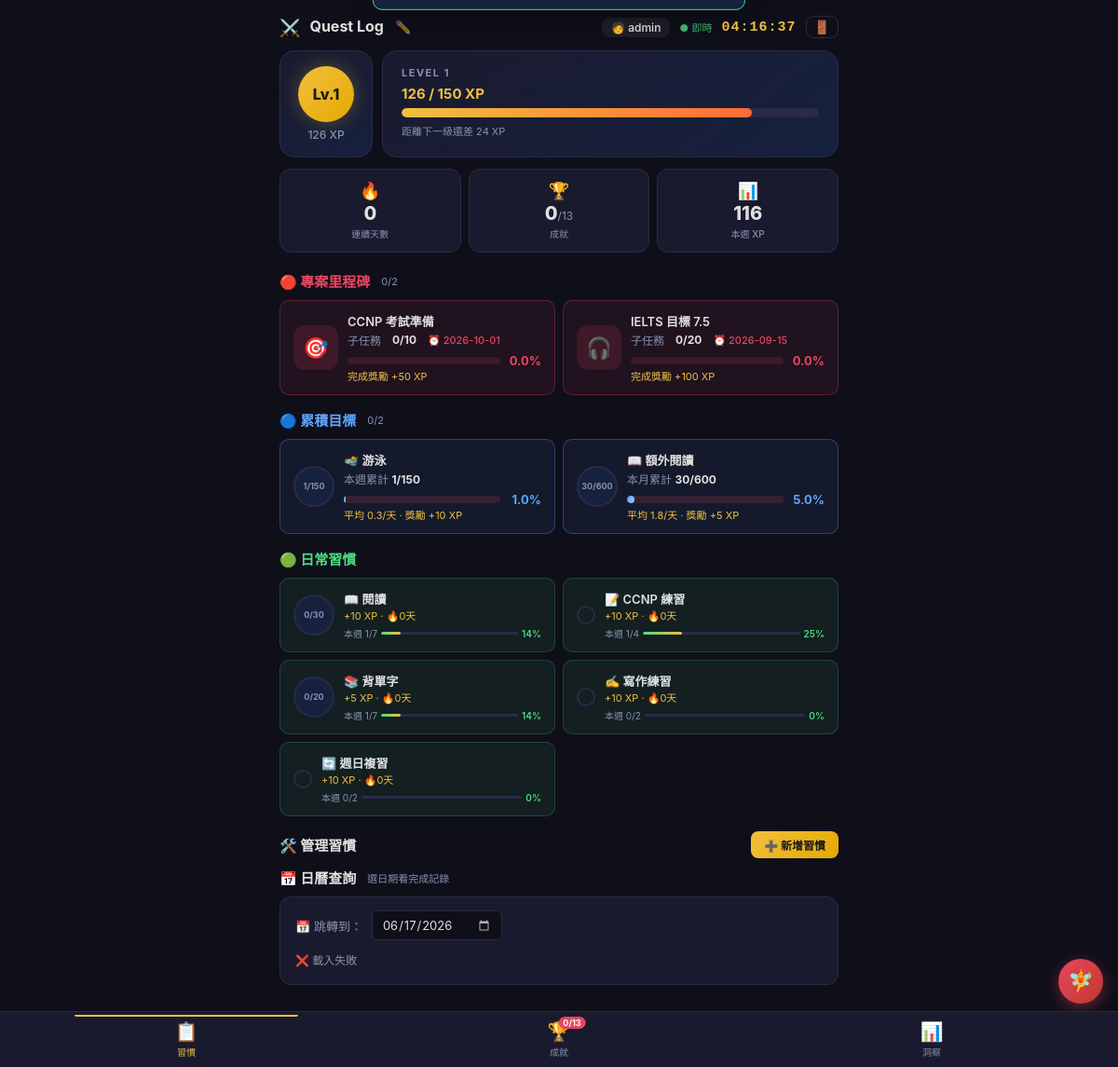
The page / (signed in) on the database its author committed.
### tables this page shows
CREATE TABLE users (
            id INTEGER PRIMARY KEY AUTOINCREMENT,
            username TEXT UNIQUE NOT NULL,
            pin_hash TEXT NOT NULL,
            avatar_emoji TEXT DEFAULT '🧑',
            created_at TIMESTAMP DEFAULT CURRENT_TIMESTAMP
        );

CREATE TABLE habits (
            id INTEGER PRIMARY KEY AUTOINCREMENT,
            user_id INTEGER NOT NULL,
            name TEXT NOT NULL,
            icon TEXT DEFAULT '📌',
            type TEXT NOT NULL DEFAULT 'yesno',
            schedule_type TEXT NOT NULL DEFAULT 'daily',
            schedule_value INTEGER DEFAULT 1,
            target_value INTEGER DEFAULT 1,
            base_xp INTEGER DEFAULT 10,
            category TEXT DEFAULT 'daily',
            sort_order INTEGER DEFAULT 0,
            is_active INTEGER DEFAULT 1,
            created_at TIMESTAMP DEFAULT CURRENT_TIMESTAMP, "group" TEXT DEFAULT NULL, deadline TEXT DEFAULT NULL, "scope" TEXT DEFAULT NULL, best_streak TEXT DEFAULT NULL,
            FOREIGN KEY (user_id) REFERENCES users(id)
        );

### routes/dashboard.py (the view)
@bp.route('/')
def dashboard():
    user_id = session.get('user_id')
    if not user_id:
        return redirect('/login')
    db = get_db()
    user = db.execute("SELECT * FROM users WHERE id=?", (user_id,)).fetchone()
    if not user:
        session.clear()
        return redirect('/login')
    xp = get_total_xp(user_id)
    level = get_level(xp)
    date_str = today()
    site_title = 'Quest Log'
    all_habits = db.execute(
        'SELECT * FROM habits WHERE user_id=? AND is_active=1 ORDER BY sort_order',
        (user_id,)
    ).fetchall()
    milestone_habits = [h for h in all_habits if h['group'] == 'milestone']
    target_habits = [dict(h) for h in all_habits if h['group'] == 'target']
    daily_habits = [dict(h) for h in all_habits if h['group'] == 'daily']
    today_log = {
        r['habit_id']: dict(r) for r in db.execute(
            'SELECT hl.*, h.name, h.icon, h.type, h.target_value FROM habit_log hl '
            'JOIN habits h ON hl.habit_id=h.id '
            'WHERE hl.user_id=? AND hl.date=?',
            (user_id, date_str)
        ).fetchall()
    }
    task_progress = {}
    done_ids = set()
    for h in all_habits:
        log = today_log.get(h['id'])
        tid = h['id']
        if h['type'] == 'yesno':
            done = log is not None
            if done:
                done_ids.add(tid)
        elif h['type'] == 'number':
            val = log['value'] if log else 0
            done = val >= h['target_value']
            if done:
                done_ids.add(tid)
        else:  # timer
            val = log['value'] if log else 0
            done = val >= h['target_value']
            if done:
                done_ids.add(tid)
            progress_ring = f"{val}/{h['target_value']}"
        streak = get_habit_streak(user_id, h['id'])
        task_progress[tid] = {
            'current': log['value'] if log else 0,
            'target': h['target_value'],
            'done': done,
            'streak': streak,
        }
    compliance = _get_weekly_compliance(user_id, all_habits)
    today_date = datetime.date.today()
    for t in target_habits:
        tid = t['id']
        if t.get('scope') == 'weekly':
            start = today_date - datetime.timedelta(days=today_date.weekday())
        else:  # monthly
            start = today_date.replace(day=1)
        rows = db.execute(
            'SELECT COALESCE(SUM(value),0) as total FROM habit_log WHERE user_id=? AND habit_id=? AND date>=?',
            (user_id, tid, start.isoformat())
        ).fetchone()
        cum_val = rows['total'] if rows else 0
        target = t['target_value']
        if tid not in task_progress:
            task_progress[tid] = {'current': 0, 'target': target, 'done': False, 'streak': 0}
        task_progress[tid]['current'] = cum_val
        task_progress[tid]['target'] = target
        task_progress[tid]['done'] = cum_val >= target
        days_elapsed = max(1, (today_date - start).days + 1)
        task_progress[tid]['avg'] = round(cum_val / days_elapsed, 1)
    streak = get_streak(user_id)
    week_data = []
    week_xp_sum = 0
    for i in range(6, -1, -1):
        d = (datetime.date.today() - datetime.timedelta(days=i)).isoformat()
        rows = db.execute(
            'SELECT xp FROM habit_log WHERE user_id=? AND date=?',
            (user_id, d)
        ).fetchall()
        xp_sum = sum(r['xp'] for r in rows)
        week_data.append({'date': d, 'xp': xp_sum, 'count': len(rows)})
        week_xp_sum += xp_sum
    unlocked_achs = {
        a['achievement_id'] for a in db.execute(
            'SELECT achievement_id FROM user_achievements WHERE user_id=?',
            (user_id,)
        ).fetchall()
    }
    cn_achievements = []
    for ach in CN_ACHIEVEMENTS:
        cn_achievements.append({**ach, 'unlocked': ach['id'] in unlocked_achs})
    unlocked_count = len([a for a in cn_achievements if a['unlocked']])
    total_ach_count = len(cn_achievements)
    history = db.execute(
        '''SELECT hl.date, hl.xp, hl.value, h.name, h.icon
           FROM habit_log hl JOIN habits h ON hl.habit_id=h.id
           WHERE hl.user_id=? ORDER BY hl.created_at DESC LIMIT 50''',
        (user_id,)
    ).fetchall()
    today_date = datetime.date.today()
    heatmap_start = today_date - datetime.timedelta(days=today_date.weekday() + 83)  # ~12 weeks back to Monday
    heatmap_rows = db.execute(
        'SELECT date, COUNT(*) as cnt, COALESCE(SUM(xp),0) as xp_sum FROM habit_log '
        'WHERE user_id=? AND date>=? GROUP BY date ORDER BY date',
        (user_id, heatmap_start.isoformat())
    ).fetchall()
    heatmap_by_date = {r['date']: {'cnt': r['cnt'], 'xp': r['xp_sum']} for r in heatmap_rows}
    heatmap_weeks = []
    d = heatmap_start
    max_xp = max((r['xp_sum'] for r in heatmap_rows), default=1)
    while d <= today_date:
        week = []
        for _ in range(7):
            iso = d.isoformat()
            entry = heatmap_by_date.get(iso, {'cnt': 0, 'xp': 0})
            intensity = 0
            if entry['cnt'] > 0:
                ratio = entry['xp'] / max_xp
                if ratio > 0.66:
                    intensity = 3
                elif ratio > 0.33:
                    intensity = 2
                else:
                    intensity = 1
            week.append({'date': iso, 'cnt': entry['cnt'], 'xp': entry['xp'], 'intensity': intensity})
            d += datetime.timedelta(days=1)
        heatmap_weeks.append(week)
    insight_compliance = []
    for h in all_habits:
        c = compliance.get(h['id'], {'done': 0, 'scheduled': 7, 'compliance': 0})
        insight_compliance.append({
            'id': h['id'],
            'name': h['name'],
            'icon': h['icon'],
            'done': c['done'],
            'scheduled': c['scheduled'],
            'compliance': c['compliance'],
        })
    insight_compliance.sort(key=lambda x: x['compliance'], reverse=True)
    insight_streaks = []
    for h in all_habits:
        s = task_progress.get(h['id'], {}).get('streak', 0)
        insight_streaks.append({
            'id': h['id'],
            'name': h['name'],
            'icon': h['icon'],
            'streak': s,
        })
    insight_streaks.sort(key=lambda x: x['streak'], reverse=True)
    return render_template('index.html',
        today=date_str,
        site_title=site_title,
        milestone_habits=[dict(h) for h in milestone_habits],
        target_habits=[dict(h) for h in target_habits],
        daily_habits=[dict(h) for h in daily_habits],
        done_ids=done_ids,
        task_progress=task_progress,
        task_progress_json=json.dumps({str(k): v for k, v in task_progress.items()}),
        compliance={str(k): v for k, v in compliance.items()},
        level=level,
        xp=xp,
        streak=streak,
        username=user['username'],
        user_avatar=user['avatar_emoji'],
        week_xp_sum=week_xp_sum,
        week_data=json.dumps(week_data),
        cn_achievements=cn_achievements,
        unlocked_count=unlocked_count,
        total_ach_count=total_ach_count,
        history=history,
        heatmap_weeks=heatmap_weeks,
        insight_compliance=insight_compliance,
        insight_streaks=insight_streaks,
        LEVELS=LEVELS,
    )

### templates/index.html (shortened to what this page needs)
<!DOCTYPE html>
<html lang="zh-Hant" data-theme="dark">
<head>
<link rel="stylesheet" href="/static/style.css">
</head>
<body>
<div class="container">
  <div class="top-bar">
    <div class="top-bar-left">
      <span class="top-bar-icon">⚔️</span>
      <span class="top-bar-title" id="siteTitle" contenteditable="false">{{ site_title }}</span>
      <button class="title-edit-btn" id="titleEditBtn" title="編輯名稱">✏️</button>
    </div>
    <div class="top-bar-right">
      <span class="user-badge">{{ user_avatar }} {{ username }}</span>
      <span class="sync-badge" id="syncBadge">● 即時</span>
      <span class="live-clock" id="liveClock">--:--:--</span>
      <button class="logout-btn" id="logoutBtn" title="登出">🚪</button>
    </div>
  </div>
  <div class="hero-cards">
    <div class="level-card">
      <div class="level-circle">Lv.{{ level.level }}</div>
      <div class="level-sub">{{ xp }} XP</div>
    </div>
    <div class="xp-card">
      <div class="xp-card-header">LEVEL {{ level.level }}</div>
      {% set prev_cum = LEVELS[level.level-2]['xp_cumulative'] if level.level > 1 else 0 %}
      {% set next_cum = LEVELS[level.level]['xp_cumulative'] if level.level < 20 else LEVELS[19]['xp_cumulative'] %}
      {% set pct = ((xp - prev_cum) / (next_cum - prev_cum) * 100) | round %}
      <div class="xp-card-numbers">{{ xp }} / {{ next_cum }} XP</div>
      <div class="xp-card-bar">
        <div class="xp-card-fill" style="width: {{ pct if pct <= 100 else 100 }}%"></div>
      </div>
      <div class="xp-card-label">距離下一級還差 {{ next_cum - xp }} XP</div>
    </div>
  </div>
  <div class="stat-cards">
    <div class="stat-card">
      <div class="stat-icon">🔥</div>
      <div class="stat-number">{{ streak }}</div>
      <div class="stat-label">連續天數</div>
    </div>
    <div class="stat-card">
      <div class="stat-icon">🏆</div>
      <div class="stat-number">{{ unlocked_count }}<small>/{{ total_ach_count }}</small></div>
      <div class="stat-label">成就</div>
    </div>
    <div class="stat-card">
      <div class="stat-icon">📊</div>
      <div class="stat-number">{{ week_xp_sum }}</div>
      <div class="stat-label">本週 XP</div>
    </div>
  </div>
  <div class="tab-content active" id="tab-tasks">
    {% set ms_count = milestone_habits | selectattr('id') | list | length %}
    {% set ms_done = milestone_habits | selectattr('id', 'in', done_ids) | list | length %}
    <div class="section-title section-milestone">🔴 專案里程碑 <span class="section-sub">{{ ms_done }}/{{ ms_count }}</span></div>
    <div class="task-grid">
      {% for t in milestone_habits %}
      {% set prog = task_progress.get(t.id, {'current': 0, 'target': 10, 'done': False, 'streak': 0}) %}
      {% set pct = (prog.current / prog.target * 100) | round if prog.target > 0 else 0 %}
      <div class="task-card card-milestone {{ 'done' if prog.done }}" data-habit="{{ t.id }}" data-type="{{ t.type }}" data-progress="{{ prog.current }}" data-target="{{ prog.target }}">
        <div class="task-card-left">
          <div class="milestone-badge">{{ t.icon }}</div>
        </div>
        <div class="task-info">
          <div class="task-name">{{ t.name }}</div>
          <div class="milestone-sub">
            子任務 <strong>{{ prog.current }}/{{ prog.target }}</strong>
            {% if t.deadline %}<span class="milestone-deadline">⏰ {{ t.deadline }}</span>{% endif %}
          </div>
          <div class="milestone-bar-wrap">
            <div class="milestone-bar"><div class="milestone-fill" style="width:{{ pct }}%"></div></div>
            <span class="milestone-pct">{{ pct }}%</span>
          </div>
          <div class="task-xp">完成獎勵 +{{ t.base_xp }} XP</div>
        </div>
      </div>
      {% endfor %}
    </div>
    {% set tg_count = target_habits | selectattr('id') | list | length %}
    {% set tg_done = target_habits | selectattr('id', 'in', done_ids) | list | length %}
    <div class="section-title section-target">🔵 累積目標 <span class="section-sub">{{ tg_done }}/{{ tg_count }}</span></div>
    <div class="task-grid">
      {% for t in target_habits %}
      {% set prog = task_progress.get(t.id, {'current': 0, 'target': 150, 'done': False, 'avg': 0}) %}
      {% set pct = (prog.current / prog.target * 100) | round if prog.target > 0 else 0 %}
      {% set scope_label = '本週' if t.scope == 'weekly' else '本月' %}
      <div class="task-card card-target {{ 'done' if prog.done }}" data-habit="{{ t.id }}" data-type="{{ t.type }}" data-progress="{{ prog.current }}" data-target="{{ prog.target }}">
        <div class="task-card-left">
          <div class="progress-ring">{{ prog.current }}/{{ prog.target }}<div class="progress-bar-inner" style="width:{{ pct }}%"></div></div>
        </div>
        <div class="task-info">
          <div class="task-name">{{ t.icon }} {{ t.name }}</div>
          <div class="target-detail">{{ scope_label }}累計 <strong>{{ prog.current }}/{{ prog.target }}</strong></div>
          <div class="milestone-bar-wrap">
            <div class="milestone-bar"><div class="milestone-fill target-fill" style="width:{{ pct }}%"></div></div>
            <span class="milestone-pct target-pct">{{ pct }}%</span>
          </div>
          <div class="task-xp">平均 {{ prog.avg }}/天 · 獎勵 +{{ t.base_xp }} XP</div>
        </div>
      </div>
      {% endfor %}
    </div>
    <div class="section-title section-daily">🟢 日常習慣</div>
    <div class="task-grid">
      {% for t in daily_habits %}
      {% set prog = task_progress.get(t.id, {'current': 0, 'target': 30, 'done': False, 'streak': 0}) %}
      {% set comp = compliance.get(t.id | string, {'done': 0, 'scheduled': 7, 'compliance': 0}) %}
      {% if t.type in ('timer','number') %}
      <div class="task-card card-daily {{ 'done' if prog.done }}" data-habit="{{ t.id }}" data-type="{{ t.type }}" data-progress="{{ prog.current }}" data-target="{{ prog.target }}">
        <div class="progress-ring">{{ prog.current }}/{{ prog.target }}<div class="progress-bar-inner" style="width:{{ (prog.current / prog.target * 100) if prog.target > 0 else 0 }}%"></div></div>
        <div class="task-info">
          <div class="task-name">{{ t.icon }} {{ t.name }}</div>
          <div class="task-xp">+{{ t.base_xp }} XP · 🔥{{ prog.streak }}天</div>
          <div class="comp-bar-wrap"><span class="comp-label">本週 {{ comp.done }}/{{ comp.scheduled }}</span><div class="comp-bar"><div class="comp-fill" style="width:{{ comp.compliance }}%"></div></div><span class="comp-pct">{{ comp.compliance }}%</span></div>
        </div>
      </div>
      {% else %}
      <div class="task-card card-daily {{ 'done' if t.id in done_ids }}" data-habit="{{ t.id }}" data-type="yesno">
        <div class="check">{{ '✓' if t.id in done_ids else '' }}</div>
        <div class="task-info">
          <div class="task-name">{{ t.icon }} {{ t.name }}</div>
          <div class="task-xp">+{{ t.base_xp }} XP · 🔥{{ prog.streak }}天</div>
          <div class="comp-bar-wrap"><span class="comp-label">本週 {{ comp.done }}/{{ comp.scheduled }}</span><div class="comp-bar"><div class="comp-fill" style="width:{{ comp.compliance }}%"></div></div><span class="comp-pct">{{ comp.compliance }}%</span></div>
        </div>
      </div>
      {% endif %}
      {% endfor %}
    </div>
    <div class="section-title">🛠️ 管理習慣<button class="add-habit-btn" id="addHabitBtn">➕ 新增習慣</button></div>
    <div class="section-title">📅 日曆查詢 <span class="section-sub">選日期看完成記錄</span></div>
    <div class="calendar-section">
      <div class="calendar-row">
        <label>📅 跳轉到：</label>
        <input type="date" id="datePicker" value="{{ today }}">
      </div>
      <div class="day-tasks" id="dayTasks"></div>
    </div>
  </div>
</div>
<div class="tab-bar">
  <button class="tab-btn active" data-tab="tasks">
    <span class="tab-icon">📋</span>
    <span class="tab-label">習慣</span>
  </button>
  <button class="tab-btn" data-tab="achievements">
    <span class="tab-icon">🏆</span>
    <span class="tab-label">成就</span>
    <span class="tab-badge">{{ unlocked_count }}/{{ total_ach_count }}</span>
  </button>
  <button class="tab-btn" data-tab="data">
    <span class="tab-icon">📊</span>
    <span class="tab-label">洞察</span>
  </button>
</div>
<button class="fab-book" id="fabBook" title="小精靈翻頁">🧚</button>
<div class="toast" id="toast"></div>
</body>
</html>

### rows shown on the page
users: username "admin"
habits: icon "🎯", name "CCNP 考試準備", current "0", target "10", deadline "2026-10-01", pct "0.0", base_xp "50"
habits: icon "🎧", name "IELTS 目標 7.5", current "0", target "20", deadline "2026-09-15", pct "0.0", base_xp "100"
habits: current "1", target "150", icon "🏊", name "游泳", scope_label "本週", pct "1.0", avg "0.3", base_xp "10"
habits: current "30", target "600", icon "📖", name "額外閱讀", scope_label "本月", pct "5.0", avg "1.8", base_xp "5"
habits: current "0", target "30", icon "📖", name "閱讀", base_xp "10", streak "0", done "1", scheduled "7", compliance "14"
habits: icon "📝", name "CCNP 練習", base_xp "10", streak "0", done "1", scheduled "4", compliance "25"
habits: current "0", target "20", icon "📚", name "背單字", base_xp "5", streak "0", done "1", scheduled "7", compliance "14"
habits: icon "✍️", name "寫作練習", base_xp "10", streak "0", done "0", scheduled "2", compliance "0"
habits: icon "🔄", name "週日複習", base_xp "10", streak "0", done "0", scheduled "2", compliance "0"

### other values the page prints
{{ site_title }} "Quest Log"
{{ user_avatar }} "🧑"
{{ level.level }} "1"
{{ xp }} "126"
{{ next_cum }} "150"
{{ next_cum - xp }} "24"
{{ streak }} "0"
{{ unlocked_count }} "0"
{{ total_ach_count }} "13"
{{ week_xp_sum }} "116"
{{ ms_done }} "0"
{{ ms_count }} "2"
{{ tg_done }} "0"
{{ tg_count }} "2"
